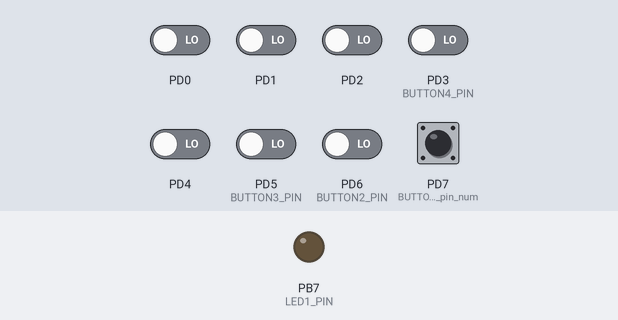
Bench run of a program on a simulated ATmega32, built with avr-gcc and emulated at 16 MHz. Shown: output pins drawn as LEDs (lit = HIGH). The test bench sets the inputs (shaded band); at power-on: PD7 (BUTTON1_pin_num) HIGH, PD0–2, PD3 (BUTTON4_PIN), PD4, PD5 (BUTTON3_PIN), PD6 (BUTTON2_PIN) LOW.

Above: at 1.2 s.
1.3 s: PD7 (BUTTON1_pin_num) pulled LOW for 0.15 s
At 2.4 s:
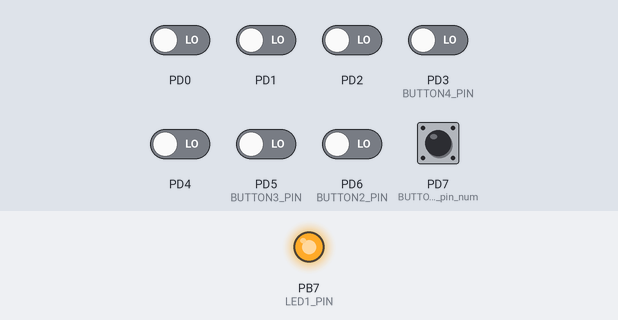
2.9 s: PD7 (BUTTON1_pin_num) pulled LOW for 1 s
At 3.6 s:
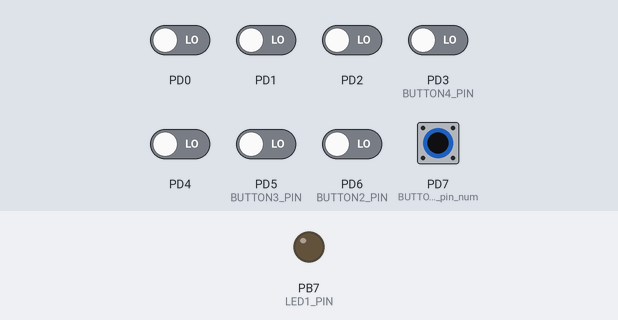
Timing chart, 0 to 5.9 s (numbered marks = the images above; inputs shaded):
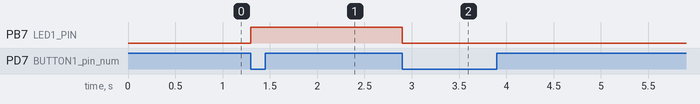

The program:

main.c
```c
/*
 * ASS_3_EM.c
 *
 * Created: 4/14/2023 4:23:58 PM
 * Author : hanee
 */
#include "BIT_MATH.h"
#include "ATmega32_Rrgiosters.h"
#include "LED.h"
#include "push_button.h"
#define F_CPU (16000000)
#include<util/delay.h>


 int main(void) {

	 // Configure LED
	 LED_conf led1;
	 led1.port = &LED1_PORT;
	 led1.direction = &LED1_DDR;
	 led1.pin = LED1_PIN;
	 led_init(&led1);

	 // Configure push button
	 BUTTON_conf pb;
	 pb.port = &BUTTON1_PORT;
	 pb.pin = &BUTTON1_PIN;
	 pb.direction = &BUTTON1_DDR;
	 pb.pin_num = BUTTON1_pin_num;
	 button_init(&pb);

	 while (1)
	 {
		 if (button_is_pressed(&pb)) // If the push button is pressed
		 {
			 led_toggle(&led1); // Toggle the state of the LED
			 while (button_is_pressed(&pb)); // Wait for the push button to be released
		 }
	 }

	 return 0;
}
```

ATmega32_Rrgiosters.h
```c
/*
 * ATmega32_Rrgiosters.h
 *
 * Created: 27/10/2020 13:55:54
 *  Author: 20114
 */


#ifndef ATMEGA32_RRGIOSTERS_H_
#define ATMEGA32_RRGIOSTERS_H_


#define DDRA *(volatile unsigned char*)(0x3A)
#define PINA *(volatile unsigned char*)(0x39)
#define PORTA *(volatile unsigned char*)(0x3B)


#define DDRB *(volatile unsigned char*)(0x37)
#define PINB *(volatile unsigned char*)(0x36)
#define PORTB *(volatile unsigned char*)(0x38)


#define DDRC *(volatile unsigned char*)(0x34)
#define PINC *(volatile unsigned char*)(0x33)
#define PORTC *(volatile unsigned char*)(0x35)


#define DDRD *(volatile unsigned char*)(0x31)
#define PIND *(volatile unsigned char*)(0x30)
#define PORTD *(volatile unsigned char*)(0x32)


#define pin0 0
#define pin1 1
#define pin2 2
#define pin3 3
#define pin4 4
#define pin5 5
#define pin6 6
#define pin7 7

#endif /* ATMEGA32_RRGIOSTERS_H_ */
```

LED.c
```c
/*
 * CFile1.c
 *
 * Created: 4/14/2023 4:51:47 PM
 *  Author: hanee
 */
#include "LED.h"
#define F_CPU (16000000UL)
#include<util/delay.h>


void led_init(LED_conf *led)
{
	SET_BIT((led->direction),led->pin); // Set the direction of the LED pin as output
	led_off(led); // Turn off the LED initially
}

void led_on(LED_conf *led)
{
	SET_BIT((led->port),led->pin); // Set the LED pin to high to turn it on
}

void led_off(LED_conf *led)
{
	CLR_BIT((led->port),led->pin); // Set the LED pin to low to turn it off
}

void led_toggle(LED_conf *led)
{
	TOGGLE_BIT((led->port),led->pin); // Toggle the state of the LED pin
}
```

LED.h
```c
/*
 * LED.h
 *
 * Created: 4/14/2023 4:51:32 PM
 *  Author: hanee
 */
#ifndef LED_H_
#define LED_H_

#include "BIT_MATH.h"
#include "ATmega32_Rrgiosters.h"
#include "std_types.h"

#define LED1_DDR DDRB
#define LED1_PIN pin7
#define LED1_PORT PORTB

#define LED2_DDR DDRA
#define LED2_PIN pin6
#define LED2_PORT PORTA

#define LED3_DDR DDRA
#define LED3_PIN pin5
#define LED3_PORT PORTA

#define LED4_DDR DDRA
#define LED4_PIN pin4
#define LED4_PORT PORTA

typedef struct
{
    volatile uint8 *direction;
	volatile uint8 pin;
	volatile uint8 *port;
}LED_conf;

/*
LED_conf LED1={
	LED1_DDR,LED1_PIN,LED1_PORT
};

LED_conf LED2={
	LED2_DDR,LED2_PIN,LED2_PORT
};

LED_conf LED3={
	LED3_DDR,LED3_PIN,LED3_PORT
};

LED_conf LED4={
	LED4_DDR,LED4_PIN,LED4_PORT
};*/


void led_init(LED_conf *led);
void led_on(LED_conf *led);
void led_off(LED_conf *led);
void led_toggle(LED_conf *led);


#endif /* LED_H_ */
```

push_button.c
```c
/*
 * push_button.c
 *
 * Created: 4/14/2023 4:53:27 PM
 *  Author: hanee
 */
#include "push_button.h"
#define F_CPU (16000000UL)
#include<util/delay.h>


void button_init(BUTTON_conf *BUTTON) {
	CLR_BIT((BUTTON->direction),BUTTON->pin_num); // Set the direction of the push button pin as input
	SET_BIT((BUTTON->port),BUTTON->pin_num); // Enable the internal pull-up resistor for the push button pin
}

uint8 button_is_pressed(BUTTON_conf *BUTTON) {
	if (!(*BUTTON->pin & (1 << BUTTON->pin_num))) {
		return 1; // Return 1 if the button is pressed
	}
	return 0; // Return 0 if the button is not pressed
}
```

push_button.h
```c
/*
 * push_button.h
 *
 * Created: 4/14/2023 4:53:10 PM
 *  Author: hanee
 */


#ifndef PUSH_BUTTON_H_
#define PUSH_BUTTON_H_

#include "BIT_MATH.h"
#include "ATmega32_Rrgiosters.h"
#include "std_types.h"

#define BUTTON1_DDR DDRD
#define BUTTON1_PORT PORTD
#define BUTTON1_PIN PIND
#define BUTTON1_pin_num pin7

#define BUTTON2_DDR DDRD
#define BUTTON2_PORT PORTD
#define BUTTON2_PIN pin6

#define BUTTON3_DDR DDRD
#define BUTTON3_PORT PORTD
#define BUTTON3_PIN pin5

#define BUTTON4_DDR DDRD
#define BUTTON4_PORT PORTD
#define BUTTON4_PIN pin3

typedef struct
{
	volatile uint8 *direction;
	volatile uint8 *pin;
	volatile uint8 *port;
	uint8 pin_num; // Pin number of the push button
}BUTTON_conf;

/*
BUTTON_conf BUTTON1={
	LED1_DDR,LED1_PIN,LED1_PORT
};

BUTTON_conf BUTTON2={
	LED2_DDR,LED2_PIN,LED2_PORT
};

BUTTON_conf BUTTON3={
	LED3_DDR,LED3_PIN,LED3_PORT
};

BUTTON_conf BUTTON4={
	LED4_DDR,LED4_PIN,LED4_PORT
};*/

void button_init(BUTTON_conf *BUTTON);

uint8 button_is_pressed(BUTTON_conf *BUTTON) ;


#endif /* PUSH_BUTTON_H_ */
```

BIT_MATH.h
```c
/*
 * BIT_MATH.h
 *
 * Created: 27/10/2020 13:21:43
 *  Author: 20114
 */


#ifndef BIT_MATH_H_
#define BIT_MATH_H_

#define SET_BIT(REG,BIT)     (*(REG)|=(1<<(BIT)))
#define CLR_BIT(REG,BIT)     (*(REG)&=~(1<<BIT))
#define TOGGLE_BIT(REG,BIT)  (*(REG)^=(1<<BIT))
#define GET_BIT(REG,BIT)     ((*(REG)>>BIT)&(0x01))

#endif /* BIT_MATH_H_ */
```

std_types.h
```c
/*
 * std_types.h
 *
 * Created: 4/24/2023 5:30:59 PM
 *  Author: hanee
 */


#ifndef STD_TYPES_H_
#define STD_TYPES_H_

/* Boolean Data Type */
typedef unsigned char bool;

/* Boolean Values */
#ifndef FALSE
#define FALSE       (0u)
#endif

#ifndef TRUE
#define TRUE        (1u)
#endif

/*Also bool data type can be defined using enum as the following*/
/*typedef enum
{
	FALSE,
	TRUE,
}bool*/

#define HIGH        (1u)
#define LOW         (0u)

typedef unsigned char         uint8;          /*           0 .. 255             */
typedef signed char           sint8;          /*        -128 .. +127            */
typedef unsigned short        uint16;         /*           0 .. 65535           */
typedef signed short          sint16;         /*      -32768 .. +32767          */
typedef unsigned long         uint32;         /*           0 .. 4294967295      */
typedef signed long           sint32;         /* -2147483648 .. +2147483647     */
typedef unsigned long long    uint64;         /*       0..18446744073709551615  */
typedef signed long long      sint64;
typedef float                 float32;
typedef double                float64;


#endif /* STD_TYPES_H_ */
```

Measured:
- after the input at 1.3 s, PB7 (LED1_PIN): LOW → HIGH at once
- after the input at 2.9 s, PB7 (LED1_PIN): HIGH → LOW at once
